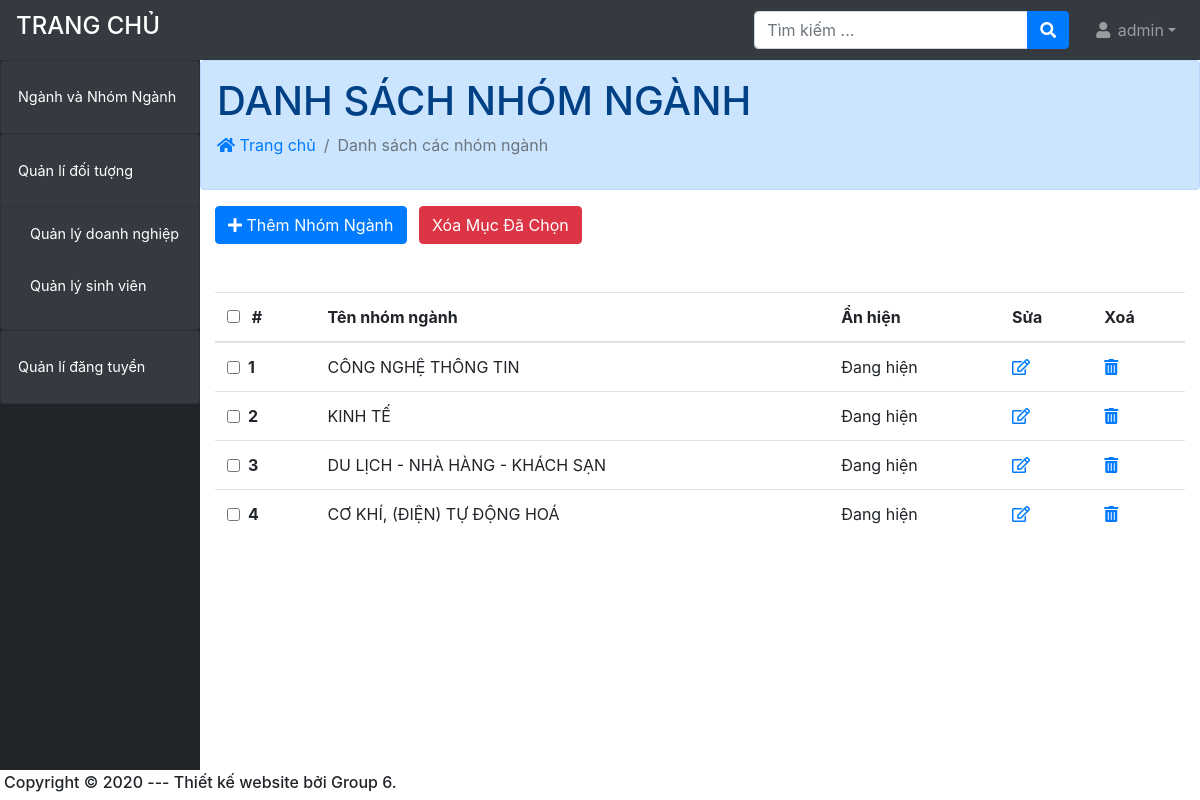
/admin/?ctrl=nhom_nganh (signed in), run on the app's committed database.
### tables this page shows
CREATE TABLE `nhom_nganh` (
  `id_nn` int(11) NOT NULL,
  `ten_nn` varchar(100) NOT NULL,
  `an_hien` tinyint(1) DEFAULT NULL
);

### system/database.php (called while the page is built, shortened)
<?php
    function getConnection()  {
        try {
            $conn = new PDO("mysql:host=".HOST_DB.";dbname=".NAME_DB, USER_DB, PASS_DB);
            $conn->setAttribute(PDO::ATTR_ERRMODE, PDO::ERRMODE_EXCEPTION);
            return $conn;
            } catch(PDOException $e) {
            echo "Connection failed: " . $e->getMessage();
            }
        }
    function query($sql)   {
        $conn = getConnection();
        $result = $conn->query($sql);
        return $result;
        }
?>

### admin/models/nhom_nganh.php (called while the page is built, shortened)
<?php require_once('../system/database.php');
function getAllNhomnganh()
{
    $sql = "SELECT * from nhom_nganh";
    return query($sql);
}
?>

### admin/views/nn-index.php (the view, shortened to what this page needs)
<div class="row">
    <div class="alert alert-primary w-100 p-3" role="alert">
        <h1>DANH SÁCH NHÓM NGÀNH</h1>
        <nav aria-label="breadcrumb">
            <ol class="breadcrumb bg-transparent p-0">
                <li class="breadcrumb-item"><a href="#"><i class="fas fa-home    "></i> Trang chủ</a></li>
                <li class="breadcrumb-item active" aria-current="page"> Danh sách các nhóm ngành</li>
            </ol>
        </nav>
    </div>
</div>
<div class="mb-5">
    <button class="btn btn-primary" type="button" data-toggle="modal" data-target="#modelId">
        <i class="fas fa-plus"></i> Thêm Nhóm Ngành
    </button>
    <input id="xoaall" type="submit" class="btn btn-danger ml-2" name="xoaall" value="Xóa Mục Đã Chọn">
</div>
<table class="table table-hover">
    <thead>
        <tr>
            <th scope="col"><input type="checkbox" name="checkall " class="checkall mr-2"> #</th>
            <th scope="col">Tên nhóm ngành</th>
            <th scope="col">Ẩn hiện</th>
            <th scope="col">Sửa</th>
            <th scope="col">Xoá</th>
        </tr>
    </thead>
    <tbody>
        <?php
            $i = 1;
             foreach ($ds as $row) { ?>
        <tr>
            <th>
                <div class="checkbox d-flex align-items-center"><input type="checkbox" class="checkitem mr-2"
                        value='<?= $row['id_nn'] ?>'>
                    <div><?= $i++ ?></div>
                </div>
            </th>
            <td> <?= $row['ten_nn'] ?></td>
            <td><?= ($row['an_hien'] == 1) ? "Đang hiện" : "Đang ẩn"; ?></td>
            <td><a href="?ctrl=nhom_nganh&act=edit&id_nn=<?= $row['id_nn'] ?>"><i class="far fa-edit"></i></a>
            </td>
            <td><a href="?ctrl=nhom_nganh&act=delete&id_nn=<?= $row['id_nn'] ?>"
                    onclick="return confirm('Bạn chắc chắn muốn xóa?');"><i class="fas fa-trash-alt"></i></a>
            </td>
        </tr>
        <?php } ?>
    </tbody>
</table>

### admin/views/css/style.css (style rules this page uses)
*, *::before, *::after { box-sizing: border-box; }
html { font-family: sans-serif; line-height: 1.15; -webkit-text-size-adjust: 100%; -webkit-tap-highlight-color: rgba(0, 0, 0, 0); }
body { position: fixed; top: 0; right: 0; left: 0; }

### data on the page
nhom_nganh: ten_nn "CÔNG NGHỆ THÔNG TIN", an_hien "Đang hiện"
nhom_nganh: ten_nn "KINH TẾ", an_hien "Đang hiện"
nhom_nganh: ten_nn "DU LỊCH - NHÀ HÀNG - KHÁCH SẠN", an_hien "Đang hiện"
nhom_nganh: ten_nn "CƠ KHÍ, (ĐIỆN) TỰ ĐỘNG HOÁ", an_hien "Đang hiện"

### other printed values
$_SESSION['admin'] "admin"
